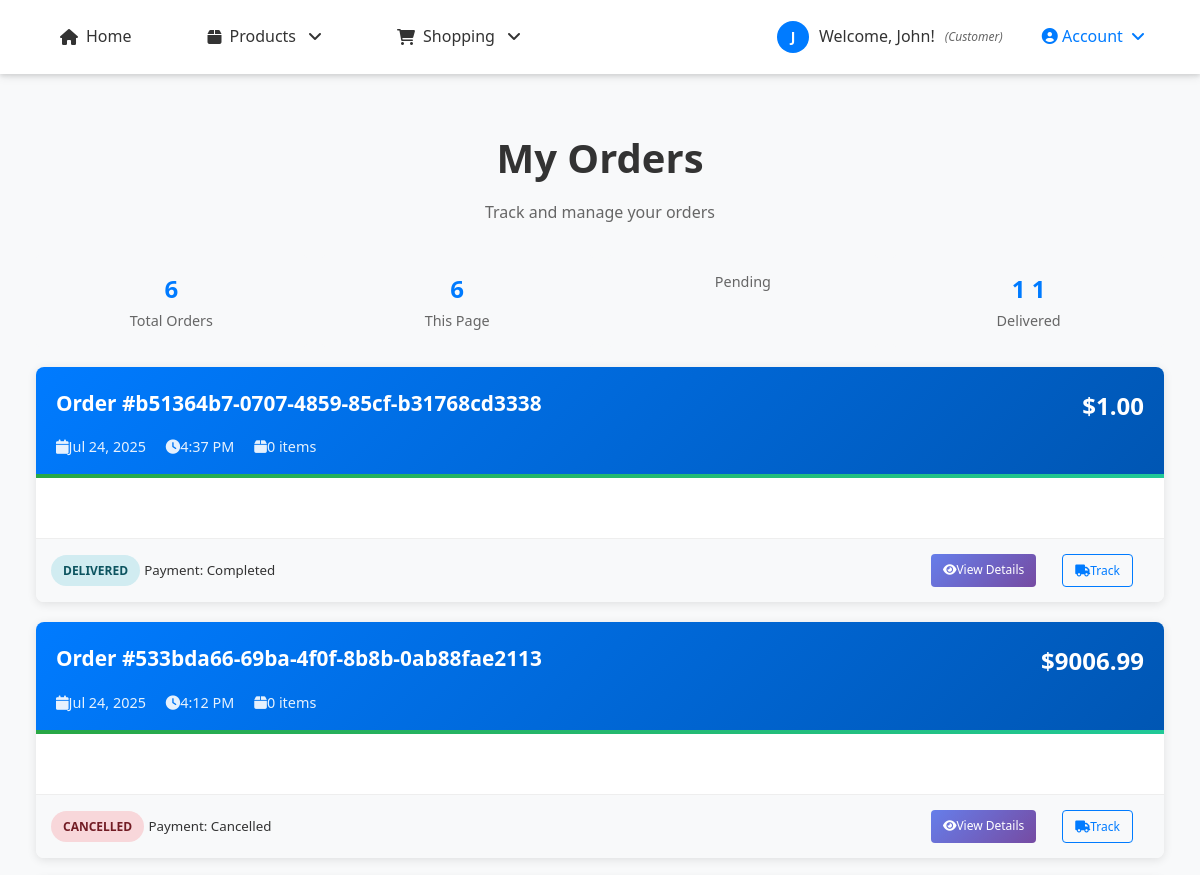
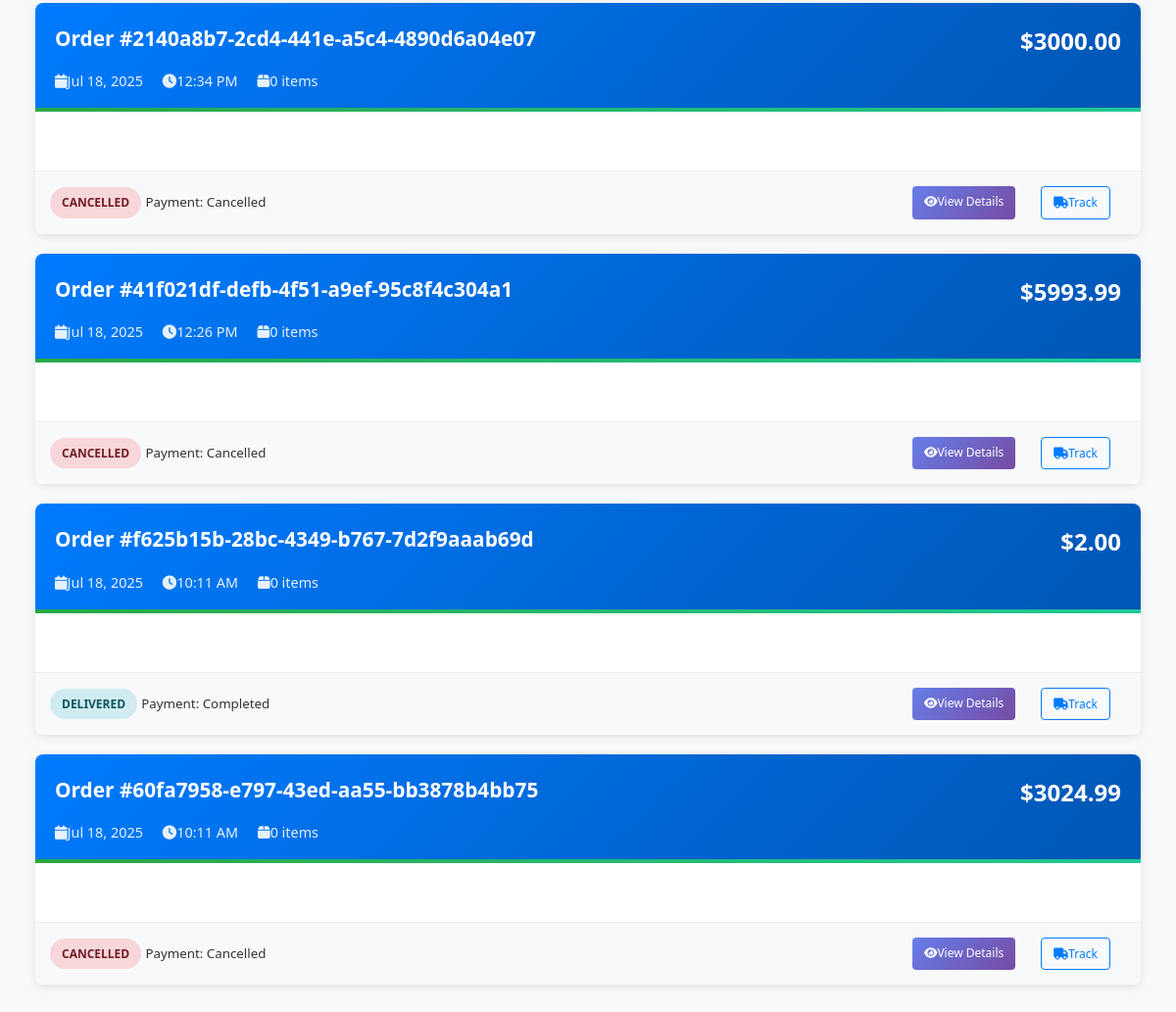
The page /payment/orders/ (signed in) on the database its author committed (2 pictures, top to bottom).
### accounts/models.py (models this page shows, shortened)
class UserProfile(models.Model):
    ROLE_CHOICES = [
        ('customer', 'Customer'),
        ('staff', 'Staff'),
        ('owner', 'Owner/Admin'),
    ]
    user = models.OneToOneField(User, on_delete=models.CASCADE, related_name='profile')
    phone_number = models.CharField(max_length=15, blank=True, null=True)
    address = models.TextField(blank=True, null=True)
    date_of_birth = models.DateField(blank=True, null=True)
    profile_picture = models.ImageField(upload_to='profiles/', blank=True, null=True)
    role = models.CharField(max_length=20, choices=ROLE_CHOICES, default='customer')
    billing_first_name = models.CharField(max_length=100, blank=True, null=True)
    billing_last_name = models.CharField(max_length=100, blank=True, null=True)
    billing_email = models.EmailField(blank=True, null=True)
    billing_phone = models.CharField(max_length=20, blank=True, null=True)
    billing_address = models.TextField(blank=True, null=True)
    billing_city = models.CharField(max_length=100, blank=True, null=True)
    billing_state = models.CharField(max_length=100, blank=True, null=True)
    billing_postal_code = models.CharField(max_length=20, blank=True, null=True)
    billing_country = models.CharField(max_length=100, blank=True, null=True)
    shipping_first_name = models.CharField(max_length=100, blank=True, null=True)
    shipping_last_name = models.CharField(max_length=100, blank=True, null=True)
    shipping_phone = models.CharField(max_length=20, blank=True, null=True)
    shipping_address = models.TextField(blank=True, null=True)
    shipping_city = models.CharField(max_length=100, blank=True, null=True)
    shipping_state = models.CharField(max_length=100, blank=True, null=True)
    shipping_postal_code = models.CharField(max_length=20, blank=True, null=True)
    shipping_country = models.CharField(max_length=100, blank=True, null=True)
    created_at = models.DateTimeField(auto_now_add=True)
    updated_at = models.DateTimeField(auto_now=True)
    def can_manage_products(self):
        return self.role in ['staff', 'owner'] or self.user.is_superuser
    class Meta:
        verbose_name = "User Profile"
        verbose_name_plural = "User Profiles"

### orders/models.py (models this page shows, shortened)
class Order(models.Model):
    ORDER_STATUS_CHOICES = [
        ('pending', 'Pending'),
        ('confirmed', 'Confirmed'),
        ('processing', 'Processing'),
        ('shipped', 'Shipped'),
        ('delivered', 'Delivered'),
        ('cancelled', 'Cancelled'),
        ('refunded', 'Refunded'),
    ]
    order_id = models.UUIDField(default=uuid.uuid4, unique=True, editable=False)
    user = models.ForeignKey(User, on_delete=models.CASCADE, related_name='orders')
    status = models.CharField(max_length=20, choices=ORDER_STATUS_CHOICES, default='pending')
    first_name = models.CharField(max_length=100)
    last_name = models.CharField(max_length=100)
    email = models.EmailField()
    phone = models.CharField(max_length=20)
    shipping_first_name = models.CharField(max_length=100, blank=True)
    shipping_last_name = models.CharField(max_length=100, blank=True)
    shipping_phone = models.CharField(max_length=20, blank=True)
    shipping_address = models.TextField()
    shipping_city = models.CharField(max_length=100)
    shipping_state = models.CharField(max_length=100)
    shipping_postal_code = models.CharField(max_length=20)
    shipping_country = models.CharField(max_length=100, default='Cambodia')
    total_amount = models.DecimalField(max_digits=10, decimal_places=2)
    shipping_cost = models.DecimalField(max_digits=10, decimal_places=2, default=0.00)
    tax_amount = models.DecimalField(max_digits=10, decimal_places=2, default=0.00)
    created_at = models.DateTimeField(auto_now_add=True)
    updated_at = models.DateTimeField(auto_now=True)
    order_notes = models.TextField(blank=True, null=True)
    class Meta:
        ordering = ['-created_at']
    @property
    def grand_total(self):
        from decimal import Decimal
        total = Decimal(str(self.total_amount)) if self.total_amount else Decimal('0.00')
        shipping = Decimal(str(self.shipping_cost)) if self.shipping_cost else Decimal('0.00')
        tax = Decimal(str(self.tax_amount)) if self.tax_amount else Decimal('0.00')
        return total + shipping + tax
    @property
    def total_items(self):
        return sum(item.quantity for item in self.order_items.all())

### payment/models.py (models this page shows, shortened)
class Payment(models.Model):
    PAYMENT_METHOD_CHOICES = [
        ('bank_transfer', 'Bank Transfer'),
        ('cash_on_delivery', 'Cash on Delivery'),
        ('aba_pay', 'ABA Pay'),
        ('wing', 'Wing'),
    ]
    PAYMENT_STATUS_CHOICES = [
        ('pending', 'Pending'),
        ('processing', 'Processing'),
        ('completed', 'Completed'),
        ('failed', 'Failed'),
        ('cancelled', 'Cancelled'),
        ('refunded', 'Refunded'),
    ]
    payment_id = models.UUIDField(default=uuid.uuid4, unique=True, editable=False)
    order = models.OneToOneField(Order, on_delete=models.CASCADE, related_name='payment')
    payment_method = models.CharField(max_length=20, choices=PAYMENT_METHOD_CHOICES)
    status = models.CharField(max_length=20, choices=PAYMENT_STATUS_CHOICES, default='pending')
    amount = models.DecimalField(max_digits=10, decimal_places=2)
    transaction_id = models.CharField(max_length=100, blank=True, null=True)
    gateway_response = models.JSONField(blank=True, null=True)
    created_at = models.DateTimeField(auto_now_add=True)
    updated_at = models.DateTimeField(auto_now=True)
    completed_at = models.DateTimeField(blank=True, null=True)

### payment/views.py (the view)
# urls.py: path('', views.order_list, name='order_list'),
@login_required
def order_list(request):
    orders = Order.objects.filter(user=request.user).prefetch_related('order_items__product')
    context = {
        'orders': orders,
    }
    return render(request, 'payment/order_list.html', context)

### cart/context_processors.py (called while the page is built)
def cart_processor(request):
    if request.user.is_authenticated:
        try:
            cart = Cart.objects.get(user=request.user)
            return {
                'cart_total_items': cart.total_items,
                'cart_total_price': cart.total_price,
            }
        except Cart.DoesNotExist:
            return {
                'cart_total_items': 0,
                'cart_total_price': 0,
            }
    return {
        'cart_total_items': 0,
        'cart_total_price': 0,
    }

### cart/models.py (called while the page is built)
    @property
    def total_items(self):
        return sum(item.quantity for item in self.items.all())

    @property
    def total_price(self):
        total = sum(item.total_price for item in self.items.all())
        return Decimal(str(total)) if total else Decimal('0.00')

### payment/templates/payment/order_list.html (shortened to what this page needs)
{% extends 'base.html' %}
{% load static %}
{% block content %}
<div class="orders-container">
    <div class="page-header">
        <h1 class="page-title">My Orders</h1>
        <p class="page-subtitle">Track and manage your orders</p>
    </div>
    {% if orders %}
        <div class="order-summary">
            <div class="summary-item">
                <div class="summary-number">{{ orders.count }}</div>
                <div class="summary-label">Total Orders</div>
            </div>
            <div class="summary-item">
                <div class="summary-number">{{ orders|length }}</div>
                <div class="summary-label">This Page</div>
            </div>
            <div class="summary-item">
                <div class="summary-label">Pending</div>
            </div>
            <div class="summary-item">
                <div class="summary-number">
                    {% for order in orders %}
                        {% if order.status == 'delivered' %}1{% endif %}
                    {% empty %}0{% endfor %}
                </div>
                <div class="summary-label">Delivered</div>
            </div>
        </div>
        {% for order in orders %}
        <div class="order-card">
            <div class="order-header">
                <div class="order-main-info">
                    <div class="order-id">Order #{{ order.order_id }}</div>
                    <div class="order-total">${{ order.grand_total }}</div>
                </div>
                <div class="order-meta">
                    <span><i class="fas fa-calendar me-1"></i>{{ order.created_at|date:"M d, Y" }}</span>
                    <span><i class="fas fa-clock me-1"></i>{{ order.created_at|time:"g:i A" }}</span>
                    <span><i class="fas fa-box me-1"></i>{{ order.total_items }} item{{ order.total_items|pluralize }}</span>
                </div>
            </div>
            <div class="order-body">
            </div>
            <div class="order-status">
                <div>
                    <span class="status-badge status-{{ order.status }}">
                        {{ order.get_status_display }}
                    </span>
                    {% if order.payment %}
                        <small class="text-muted ms-2">
                            Payment: {{ order.payment.get_status_display }}
                        </small>
                    {% endif %}
                </div>
                <div class="order-actions">
                    <a href="{% url 'payment:order_detail' order.order_id %}" class="btn btn-primary btn-sm">
                        <i class="fas fa-eye me-1"></i>View Details
                    </a>
                    <a href="{% url 'payment:order_tracking' order.order_id %}" class="btn btn-outline-primary btn-sm">
                        <i class="fas fa-truck me-1"></i>Track
                    </a>
                </div>
            </div>
        </div>
        {% endfor %}
    {% endif %}
</div>
{% endblock %}

### store/templates/base.html (shortened to what this page needs)
{% load static %}
<!DOCTYPE html>
<html lang="en">
<head>
    <link rel="stylesheet" href="https://cdnjs.cloudflare.com/ajax/libs/font-awesome/6.0.0/css/all.min.css">
    <link rel="stylesheet" href="{% static 'store/css/style.css' %}">
</head>
<body>
    <header>
        <nav>
            <ul>
                <li><a href="{% url 'store:home' %}">
                    <i class="fas fa-home"></i> Home
                </a></li>
                <li class="dropdown">
                    <a href="#" class="dropdown-toggle">
                        <i class="fas fa-box"></i> Products
                    </a>
                </li>
                {% if user.is_authenticated %}
                    {% if user.profile.role == 'customer' %}
                        <li class="dropdown">
                            <a href="#" class="dropdown-toggle">
                                <i class="fas fa-shopping-cart"></i> Shopping
                            </a>
                        </li>
                    {% endif %}
                {% endif %}
            </ul>
            <div class="auth-nav">
                {% if user.is_authenticated %}
                    <div class="user-info">
                        {% if user.profile.profile_picture %}
                            <img src="{{ user.profile.profile_picture.url }}" alt="Profile" class="user-avatar">
                        {% else %}
                            <div class="user-default-avatar">
                                {{ user.first_name|first|default:user.username|first }}
                            </div>
                        {% endif %}
                        <span>Welcome, {{ user.first_name|default:user.username }}!</span>
                        <small class="user-role">({{ user.profile.get_role_display }})</small>
                    </div>
                    <div class="dropdown">
                        <a href="#" class="dropdown-toggle" style="color: #007bff; font-weight: 500;">
                            <i class="fas fa-user-circle"></i> Account
                        </a>
                    </div>
                {% endif %}
            </div>
        </nav>
    </header>
    <main>
        <div class="container">
            {% block content %}
            {% endblock %}
        </div>
    </main>
</body>
</html>

### store/static/store/css/style.css (style rules this page uses)
* { margin: 0; padding: 0; box-sizing: border-box; }
body { font-family: 'Segoe UI', Tahoma, Geneva, Verdana, sans-serif; line-height: 1.6; color: #333; background-color: #f8f9fa; }
header { background: linear-gradient(135deg, #667eea 0%, #764ba2 100%); box-shadow: 0 2px 10px rgba(0,0,0,0.1); position: sticky; top: 0; z-index: 100; }
nav ul { list-style: none; display: flex; justify-content: center; padding: 1rem 0; max-width: 1200px; margin: 0 auto; }
nav li { margin: 0 1rem; }
nav a { color: white; text-decoration: none; padding: 0.75rem 1.5rem; border-radius: 25px; transition: all 0.3s ease; font-weight: 500; }
.container { max-width: 1200px; margin: 2rem auto; padding: 0 1rem; }
h1 { color: #2c3e50; margin-bottom: 2rem; text-align: center; font-size: 2.5rem; font-weight: 300; }
.btn { display: inline-block; padding: 0.75rem 2rem; border: none; border-radius: 25px; font-size: 1rem; font-weight: 500; text-decoration: none; cursor: pointer; transition: all 0.3s ease; text-align: center; margin-right: 1rem; }
.btn-primary { background: linear-gradient(135deg, #667eea 0%, #764ba2 100%); color: white; }
.fade-in { animation: fadeIn 0.5s ease-in; }

### store/templates/base.html (style rules this page uses)
.auth-nav { display: flex; align-items: center; gap: 15px; }
.user-info { display: flex; align-items: center; gap: 10px; color: #333; }
.user-role { color: #666; font-style: italic; font-size: 12px; }
.user-default-avatar { width: 32px; height: 32px; border-radius: 50%; background: #007bff; color: white; display: flex; align-items: center; justify-content: center; font-weight: bold; font-size: 14px; }
nav { display: flex; justify-content: space-between; align-items: center; padding: 1rem 2rem; background: white; box-shadow: 0 2px 4px rgba(0,0,0,0.1); }
nav ul { display: flex; list-style: none; margin: 0; padding: 0; gap: 20px; }
nav ul li { position: relative; }
nav ul li a { text-decoration: none; color: #333; font-weight: 500; transition: color 0.3s; display: flex; align-items: center; gap: 8px; padding: 8px 12px; border-radius: 4px; }
.dropdown { position: relative; }
.dropdown-toggle { cursor: pointer; position: relative; }
.dropdown-toggle::after { content: '\f107'; font-family: 'Font Awesome 6 Free'; font-weight: 900; margin-left: 5px; transition: transform 0.3s; }

### rows shown on the page
Order: shows "1", order_id "b51364b7-0707-4859-85cf-b31768cd3338", grand_total "1.00", created_at "Jul 24, 2025", created_at "4:37 PM", total_items "0", status "DELIVERED", payment.status "Completed"
Order: shows "1", order_id "f625b15b-28bc-4349-b767-7d2f9aaab69d", grand_total "2.00", created_at "Jul 18, 2025", created_at "10:11 AM", total_items "0", status "DELIVERED", payment.status "Completed"
Order: order_id "533bda66-69ba-4f0f-8b8b-0ab88fae2113", grand_total "9006.99", created_at "Jul 24, 2025", created_at "4:12 PM", total_items "0", status "CANCELLED", payment.status "Cancelled"
Order: order_id "2140a8b7-2cd4-441e-a5c4-4890d6a04e07", grand_total "3000.00", created_at "Jul 18, 2025", created_at "12:34 PM", total_items "0", status "CANCELLED", payment.status "Cancelled"
Order: order_id "41f021df-defb-4f51-a9ef-95c8f4c304a1", grand_total "5993.99", created_at "Jul 18, 2025", created_at "12:26 PM", total_items "0", status "CANCELLED", payment.status "Cancelled"
Order: order_id "60fa7958-e797-43ed-aa55-bb3878b4bb75", grand_total "3024.99", created_at "Jul 18, 2025", created_at "10:11 AM", total_items "0", status "CANCELLED", payment.status "Cancelled"

### other values the page prints
{{ user.first_name|first|default:user.username|first }} "J"
{{ user.first_name|default:user.username }} "John"
{{ user.profile.get_role_display }} "Customer"
{{ orders.count }} "6"
{{ orders|length }} "6"
